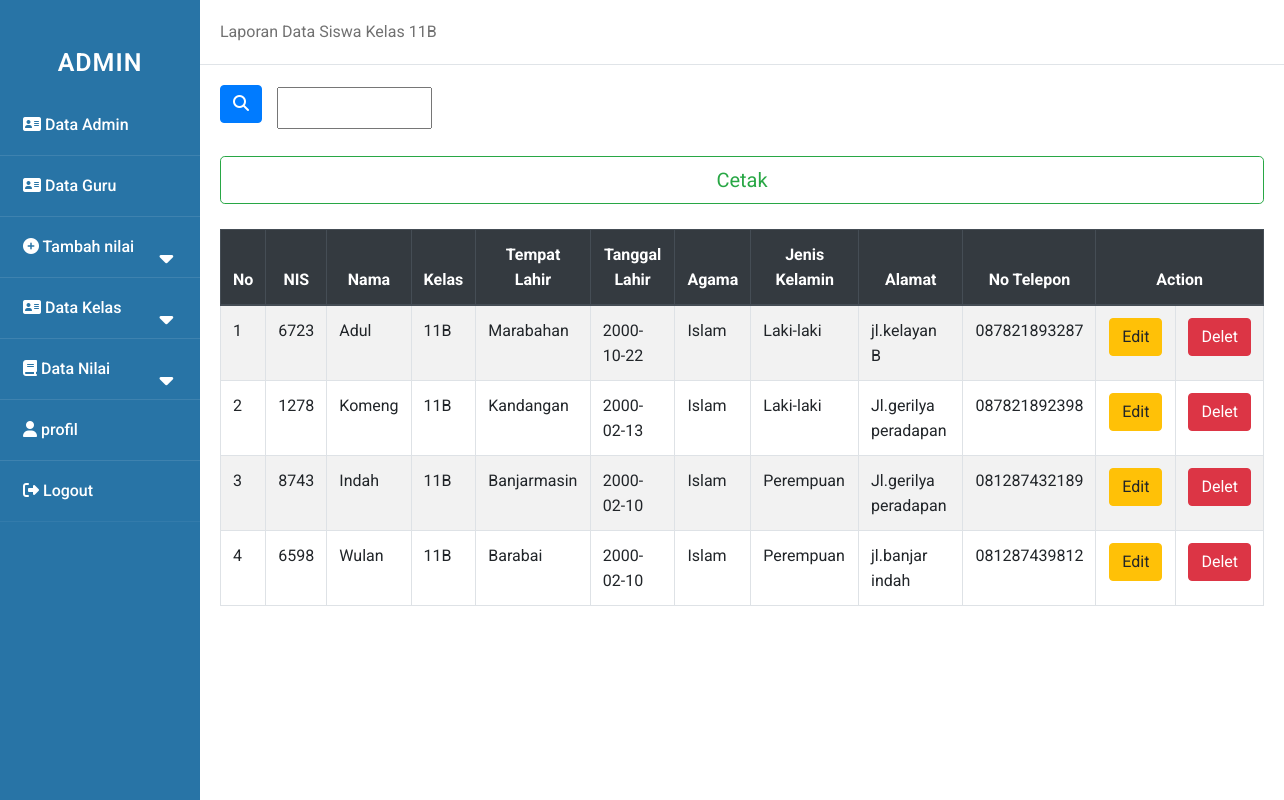
/admin/kelas_11b.php, run on the app's committed database.
### tables this page shows
CREATE TABLE `data_siswa_11b` (
  `id` int(100) NOT NULL,
  `nis` int(100) NOT NULL,
  `nama` varchar(100) NOT NULL,
  `tempat` varchar(100) NOT NULL,
  `kelas` varchar(100) NOT NULL,
  `tanggal` date NOT NULL,
  `alamat` varchar(100) NOT NULL,
  `tlp` varchar(100) NOT NULL,
  `agama` varchar(100) NOT NULL,
  `jenis` varchar(100) NOT NULL
);

### admin/kelas_11b.php (the view, shortened to what this page needs)
<!DOCTYPE html>
<html>
    <head>
        <link rel="stylesheet" href="../asset/style.css">
    </head>
    <body>
    <div class="wrapper">
    <nav class="sidebar">
            <div class="text">ADMIN</div>
            <ul>
                <li><a href="data_admin.php"><i class="fas fa-address-card"></i> Data Admin</a></li>
                <li><a href="data_guru.php"><i class="fas fa-address-card "></i> Data Guru</a></li>
                <li>
                    <a class="nil-btn"><i class="fas fa-plus-circle"></i> Tambah nilai
                    <span class="fas fa-caret-down tam"></span>
                    </a>
                </li>
                <li>
                    <a class="feat-btn"><i class="fas fa-address-card "></i> Data Kelas
                        <span class="fas fa-caret-down first"></span>
                    </a>
                </li>
                <li>
                    <a class="serv-btn"><i class="fas fa-book"></i> Data Nilai
                    <span class="fas fa-caret-down second"></span>
                    </a>
                </li>
                <li><a href="profil.php"><i class="fas fa-user"></i> profil</a></li>
                <li><a href="../logout.php"><i class="fas fa-sign-out-alt"></i> Logout</a></li>
            </ul>
        </nav>
        <div class="main_content">
        <div class="header">Laporan Data Siswa Kelas 11B</div>
        <div class="info">
        <head>
            <link rel="stylesheet" href="https://cdn.jsdelivr.net/npm/bootstrap@4.5.3/dist/css/bootstrap.min.css">
        </head>
        <form action="" method="post" class="form-inline">
            <button type="submit" class="btn btn-primary mb-2" name="submit"><i class="fas fa-search"></i></button>
            <div class="col-sm-11">
                <input type="text" name="cari" palceholder="pencarian" autocomplete="off" class="col-sm-2 col-form-label">
            </div>
        </form>
        <br>
            <body>
            <a href="cetak_11b.php"><button type="button" class="btn btn-outline-success btn-lg btn-block">Cetak</button>
            <br>
                <table class="table table-bordered table-striped">
            <thead class="thead-dark">
                <tr align="center">
                    <th scope="col">No</th>
                    <th scope="col">NIS</th>
                    <th scope="col">Nama</th>
                    <th scope="col">Kelas</th>
                    <th scope="col">Tempat Lahir</th>
                    <th scope="col">Tanggal Lahir</th>
                    <th scope="col">Agama</th>
                    <th scope="col">Jenis Kelamin</th>
                    <th scope="col">Alamat</th>
                    <th scope="col">No Telepon</th>
                    <th scope="col" colspan="2">Action</th>
                </tr>
            <tbody>
        </thead>
            <?php
                include "../asset/koneksi.php";
                $no=1;
                if(isset($_POST['submit'])){
                    $cari=$_POST['cari'];
                    $query = mysqli_query($koneksi,"SELECT * FROM data_siswa_11b WHERE nama LIKE '$cari%'");
                }else{
                    $query= mysqli_query($koneksi,"SELECT * FROM data_siswa_11b");
                }
                while ($data = mysqli_fetch_array($query)){
            ?>
                <tr>
                    <td><?php echo $no++;?></td>
                    <td><?php echo $data['nis'];?></td>
                    <td><?php echo $data['nama'];?></td>
                    <td><?php echo $data['kelas'];?></td>
                    <td><?php echo $data['tempat'];?></td>
                    <td><?php echo $data['tanggal'];?></td>
                    <td><?php echo $data['agama'];?></td>
                    <td><?php echo $data['jenis'];?></td>
                    <td><?php echo $data['alamat'];?></td>
                    <td><?php echo $data['tlp'];?></td>
                    <td align="center" width="80"><a href="edit-siswa_11b.php?id=<?php echo $data['nis']; ?> ">
                    <button type="button" class="btn btn-warning">Edit</button>
                    <td align="center" width="80"><a href="hapus-siswa_11b.php?id=<?php echo $data['nis']; ?>">
                    <button type="button" class="btn btn-danger">Delet</button>
                    </td>
                </tr>
            <?php
                }
            ?>
                </table>
            </body>
        </div>
    </div>
    </div>
    </body>
</html>

### asset/style.css (style rules this page uses)
* { margin: 0; padding: 0; user-select: none; box-sizing: border-box; font-family: 'roboto', sans-serif; }
.wrapper { display: flex; position: relative; }
.sidebar { position: fixed; width: 200px; height: 100%; left: 0; background: #2874A6; padding: 30px 0; }
.sidebar .text { color: white; font-size: 25px; font-weight: 600; line-height: 65px; text-align: center; background: #2874A6; letter-spacing: 1px; }
.main_content { width: 100%; margin-left: 200px; }
.main_content .header { padding: 20px; background: #fff; color: #717171; border-bottom: 1px solid #e0e4e8; }
.main_content .info { margin: 20px; color: #717171; line-height: 25px; }
nav ul { background: #2874A6; height: 100%; width: 100%; list-style: none; }
nav ul li { line-height: 60px; border-bottom: 1px solid rgba(255, 255, 255, 0.1); }
nav ul li:last-child { border-bottom: 1px solid rgba(255, 255, 255, 0.05); }
nav ul li a { position: relative; color: white; text-decoration: none; font-size: 16px; padding-left: 20px; font-weight: 500; display: block; width: 100%; border-left: 3px solid transparent; }
nav ul li a span { position: absolute; top: 50%; right: 20px; transform: translate(-50%); font-size: 22px; transition: transform 0.4s; }

### data on the page
data_siswa_11b: nis "6723", nama "Adul", kelas "11B", tempat "Marabahan", tanggal "2000-10-22", agama "Islam", jenis "Laki-laki", alamat "jl.kelayan B", tlp "087821893287"
data_siswa_11b: nis "1278", nama "Komeng", kelas "11B", tempat "Kandangan", tanggal "2000-02-13", agama "Islam", jenis "Laki-laki", alamat "Jl.gerilya peradapan", tlp "087821892398"
data_siswa_11b: nis "8743", nama "Indah", kelas "11B", tempat "Banjarmasin", tanggal "2000-02-10", agama "Islam", jenis "Perempuan", alamat "Jl.gerilya peradapan", tlp "081287432189"
data_siswa_11b: nis "6598", nama "Wulan", kelas "11B", tempat "Barabai", tanggal "2000-02-10", agama "Islam", jenis "Perempuan", alamat "jl.banjar indah", tlp "081287439812"
